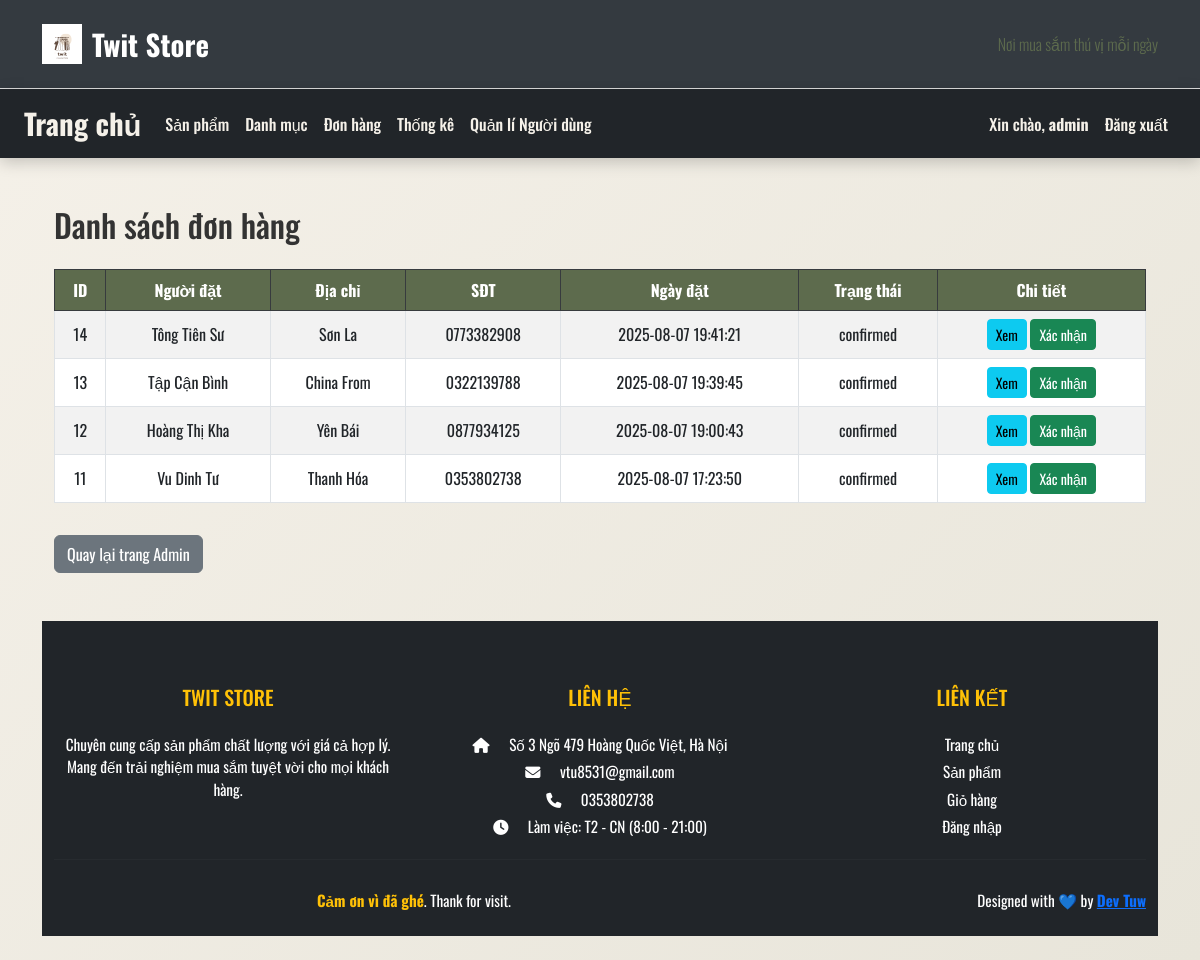
The app's page /index.php?controller=order&action=listOrders (signed in) with its own data.
### tables this page shows
CREATE TABLE `orders` (
  `id` int(11) NOT NULL,
  `user_id` int(11) DEFAULT NULL,
  `name` varchar(100) DEFAULT NULL,
  `address` text DEFAULT NULL,
  `phone` varchar(20) DEFAULT NULL,
  `created_at` timestamp NOT NULL DEFAULT current_timestamp(),
  `status` varchar(50) DEFAULT 'pending'
);

### controllers/OrderController.php (called while the page is built, shortened)
<?php
require_once 'models/Order.php';
class OrderController
{
    public function listOrders()
    {
        $orders = Order::allWithUser($GLOBALS['conn']);
        require_once 'views/admin/orders/list.php';
    }
}

### models/Order.php (called while the page is built, shortened)
<?php
class Order
{
    public static function allWithUser($conn)
    {
        $stmt = $conn->prepare("SELECT orders.*, users.username FROM orders LEFT JOIN users ON orders.user_id = users.id ORDER BY orders.id DESC");
        $stmt->execute();
        return $stmt->fetchAll(PDO::FETCH_ASSOC);
    }
}

### views/admin/orders/list.php (the view)
<?php require_once 'views/layouts/header.php'; ?>
<div class="container mt-5">
    <h2 class="mb-4">Danh sách đơn hàng</h2>
    <div class="table-responsive">
        <table class="table table-bordered table-striped align-middle">
            <thead class="table-dark">
                <tr>
                    <th>ID</th>
                    <th>Người đặt</th>
                    <th>Địa chỉ</th>
                    <th>SĐT</th>
                    <th>Ngày đặt</th>
                    <th>Trạng thái</th>
                    <th>Chi tiết</th>
                </tr>
            </thead>
            <tbody>
                <?php if (!empty($orders)): ?>
                    <?php foreach ($orders as $order): ?>
                        <tr>
                            <td><?= $order['id'] ?></td>
                            <td><?= htmlspecialchars($order['name']) ?></td>
                            <td><?= htmlspecialchars($order['address']) ?></td>
                            <td><?= htmlspecialchars($order['phone']) ?></td>
                            <td><?= $order['created_at'] ?></td>
                            <td><?= htmlspecialchars($order['status']) ?></td>
                            <td>
                                <a href="index.php?controller=order&action=detail&id=<?= $order['id'] ?>" class="btn btn-sm btn-info">Xem</a>
                                <a href="index.php?controller=order&action=confirm&id=<?= $order['id'] ?>" class="btn btn-sm btn-success">Xác nhận</a>
                            </td>
                        </tr>
                    <?php endforeach; ?>
                <?php else: ?>
                    <tr>
                        <td colspan="6" class="text-center">Không có đơn hàng nào.</td>
                    </tr>
                <?php endif; ?>
            </tbody>
        </table>
    </div>
    <a href="index.php?controller=admin&action=dashboard" class="btn btn-secondary mt-3">Quay lại trang Admin</a>
</div>
<?php require_once 'views/layouts/footer.php'; ?>

### public/css/style.css (style rules this page uses)
* { margin: 0; padding: 0; box-sizing: border-box; }
body { font-family: 'Oswald', sans-serif; background: linear-gradient(135deg, #f5f1e9, #e8e5da); color: #333; transition: background 0.5s ease; }
.table thead th { background-color: #5d6b4d; color: #fff; text-align: center; }
.table td, .table th { text-align: center; vertical-align: middle; }

### records on screen
orders: id "14", name "Tông Tiên Sư", address "Sơn La", phone "0773382908", created_at "2025-08-07 19:41:21", status "confirmed"
orders: id "13", name "Tập Cận Bình", address "China From", phone "0322139788", created_at "2025-08-07 19:39:45", status "confirmed"
orders: id "12", name "Hoàng Thị Kha", address "Yên Bái", phone "0877934125", created_at "2025-08-07 19:00:43", status "confirmed"
orders: id "11", name "Vu Dinh Tư", address "Thanh Hóa", phone "0353802738", created_at "2025-08-07 17:23:50", status "confirmed"

### other values on screen
$_SESSION['user']['name'] "admin"
